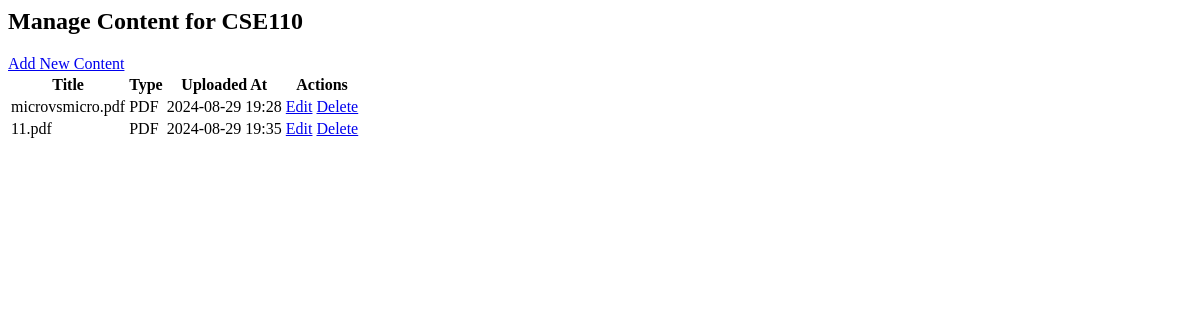
The page /classroom/cse110/manage-content/ (signed in) on the database as committed earlier.
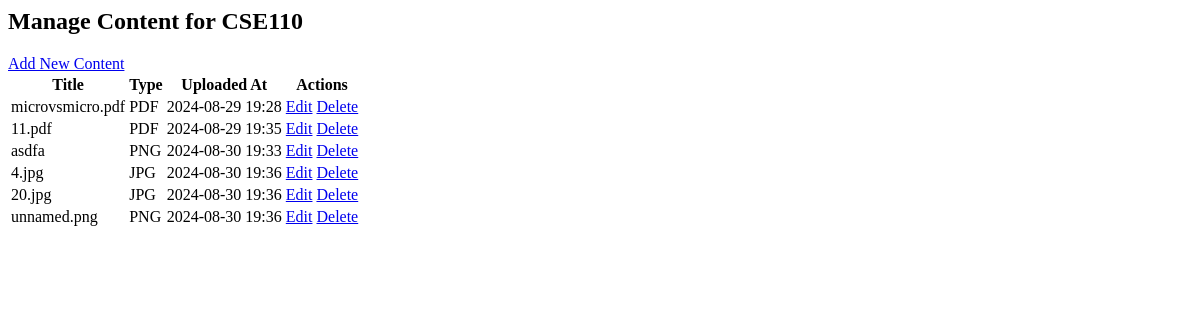
The same page on the database as committed later.
### home/models.py (models this page shows, shortened)
class CourseMaterial(models.Model):
    title = models.CharField(max_length=255)
    file = models.FileField(upload_to=classroom_directory_path)
    course_material_url = models.URLField(max_length=500, blank=True, editable=False, null=True)
    description = models.TextField(blank=True, null=True)
    uploaded_at = models.DateTimeField(auto_now_add=True)
    classroom = models.ForeignKey(Classroom, on_delete=models.CASCADE, related_name="materials")
    uploaded_by = models.ForeignKey(settings.AUTH_USER_MODEL, on_delete=models.CASCADE, null=True)

### home/views.py (the view)
# urls.py: path("classroom/<slug:classroom_slug>/manage-content/", views.classroom_content_management, name="classroom_content_management"),
@login_required
def classroom_content_management(request, classroom_slug):
    classroom = get_object_or_404(Classroom, slug=classroom_slug)
    if not request.user.is_staff and request.user != classroom.created_by:
        return HttpResponseForbidden("You do not have permission to manage content in this classroom.")
    course_materials = CourseMaterial.objects.filter(classroom=classroom)
    return render(
        request,
        "classroom_content_management.html",
        {
            "classroom": classroom,
            "course_materials": course_materials,
        },
    )

### templates/classroom_content_management.html
{% block content %}
    <div class="container mx-auto px-4 py-8">
        <h2 class="text-3xl font-bold mb-4">Manage Content for {{ classroom.name }}</h2>
        <a href="{% url 'upload_material' slug=classroom.slug %}"
           class="inline-block mb-4 px-4 py-2 bg-green-500 text-white font-semibold rounded-lg hover:bg-green-600 transition duration-300 ease-in-out">
            Add New Content
        </a>
        <table class="min-w-full bg-white">
            <thead>
                <tr>
                    <th class="py-2 px-4 border-b">Title</th>
                    <th class="py-2 px-4 border-b">Type</th>
                    <th class="py-2 px-4 border-b">Uploaded At</th>
                    <th class="py-2 px-4 border-b">Actions</th>
                </tr>
            </thead>
            <tbody>
                {% for material in course_materials %}
                    <tr>
                        <td class="py-2 px-4 border-b">{{ material.title }}</td>
                        <td class="py-2 px-4 border-b">{{ material.file.url|slice:"-3:"|upper }}</td>
                        <td class="py-2 px-4 border-b">{{ material.uploaded_at|date:"Y-m-d H:i" }}</td>
                        <td class="py-2 px-4 border-b">
                            <a href="{% url 'edit_course_material' classroom_slug=classroom.slug pk=material.pk %}"
                               class="text-blue-500 hover:underline">Edit</a>
                            <a href="{% url 'delete_course_material' classroom_slug=classroom.slug pk=material.pk %}"
                               class="text-red-500 hover:underline">Delete</a>
                        </td>
                    </tr>
                {% empty %}
                    <tr>
                        <td colspan="4" class="py-4 text-center text-gray-500">No content available for this classroom.</td>
                    </tr>
                {% endfor %}
            </tbody>
        </table>
    </div>
{% endblock %}

Rows that differ between the two databases and show on the page:
added CourseMaterial: title "asdfa", file "PNG", uploaded_at "2024-08-30 19:33"
added CourseMaterial: title "4.jpg", file "JPG", uploaded_at "2024-08-30 19:36"
added CourseMaterial: title "20.jpg", file "JPG", uploaded_at "2024-08-30 19:36"
added CourseMaterial: title "unnamed.png", file "PNG", uploaded_at "2024-08-30 19:36"
